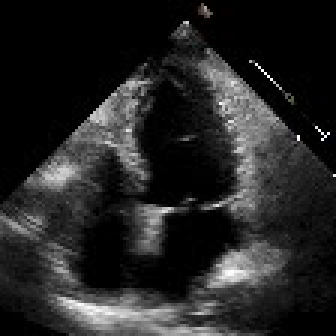
#> input picture frame 14 of Video/Rhabdomyoma/0X1EE30D34D1CBF56A.avi, 112 x 112 px (shown 3 times larger)
$ python VideoToFrame.py
#> lines starting #> are read from the running program, lines starting #| are printed output that depends on the picture

import cv2
import os
import re
import json
#from pylab import *
#from PIL import Image, ImageChops, ImageEnhance

train_frame_folder = 'Video/Rhabdomyoma'

count = 0
cap = cv2.VideoCapture('Video/Rhabdomyoma/0X1EE30D34D1CBF56A.avi')
    #frameRate = cap.get(5)
while cap.isOpened():
    frameId = cap.get(1)
    ret, frame = cap.read()
#> frame is the input picture: shape (112, 112, 3); mean B, G, R 36.6, 36.6, 36.7
    cv2.imwrite('Dataset/Rhabdomyoma/' +'0X1EE30D34D1CBF56A' + str(count) + '.png', cv2.resize(frame, (200, 200),interpolation=cv2.INTER_AREA))
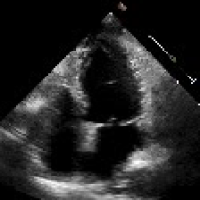
#> saved as 0X1EE30D34D1CBF56A0.png: shape (200, 200, 3); mean B, G, R 36.6, 36.6, 36.6
    count += 1
    if ret != True:
        break

$ run again, starting later in the video
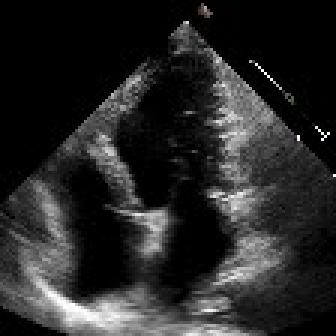
#> input picture frame 63 of Video/Rhabdomyoma/0X1EE30D34D1CBF56A.avi, 112 x 112 px (shown 3 times larger)
#> frame is the input picture: shape (112, 112, 3); mean B, G, R 39.2, 39.2, 39.2
#> `cv2.imwrite('Dataset/Rhabdomyoma/' +'0X1EE30D34D1CBF56A' + str(count) ..`:
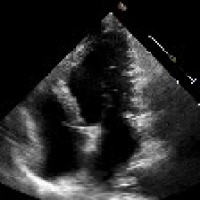
#> saved as 0X1EE30D34D1CBF56A0.png: shape (200, 200, 3); mean B, G, R 39.2, 39.2, 39.2

$ run again, starting later in the video
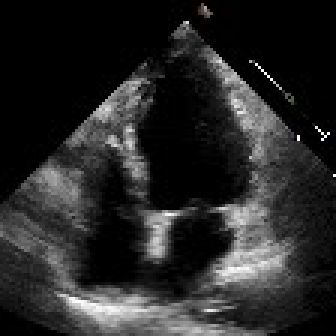
#> input picture frame 112 of Video/Rhabdomyoma/0X1EE30D34D1CBF56A.avi, 112 x 112 px (shown 3 times larger)
#> frame is the input picture: shape (112, 112, 3); mean B, G, R 39.4, 39.4, 39.4
#> `cv2.imwrite('Dataset/Rhabdomyoma/' +'0X1EE30D34D1CBF56A' + str(count) ..`:
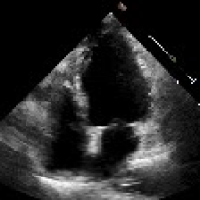
#> saved as 0X1EE30D34D1CBF56A0.png: shape (200, 200, 3); mean B, G, R 39.2, 39.2, 39.3
